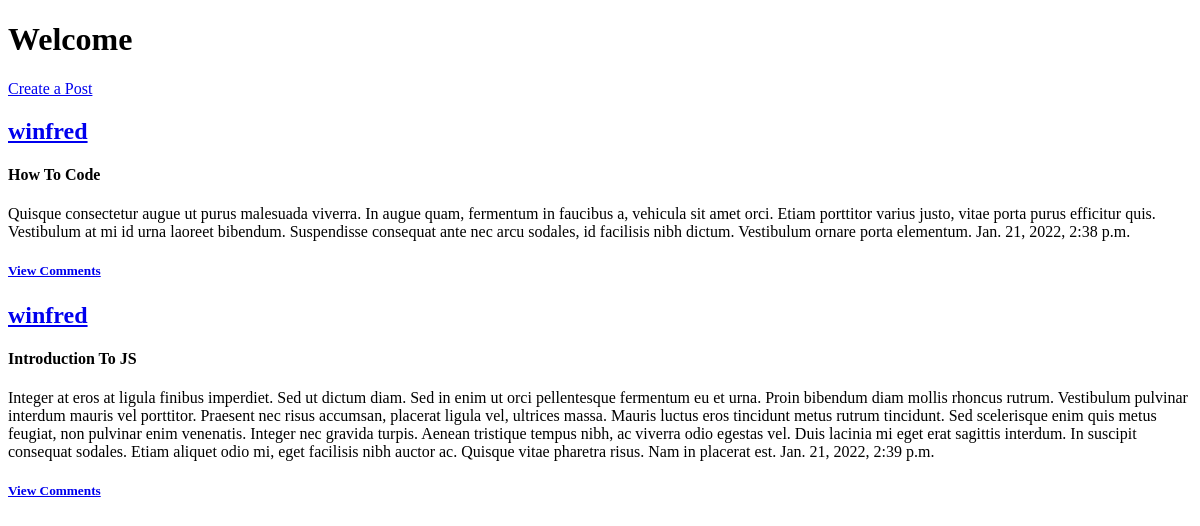
The app's page /, older data.
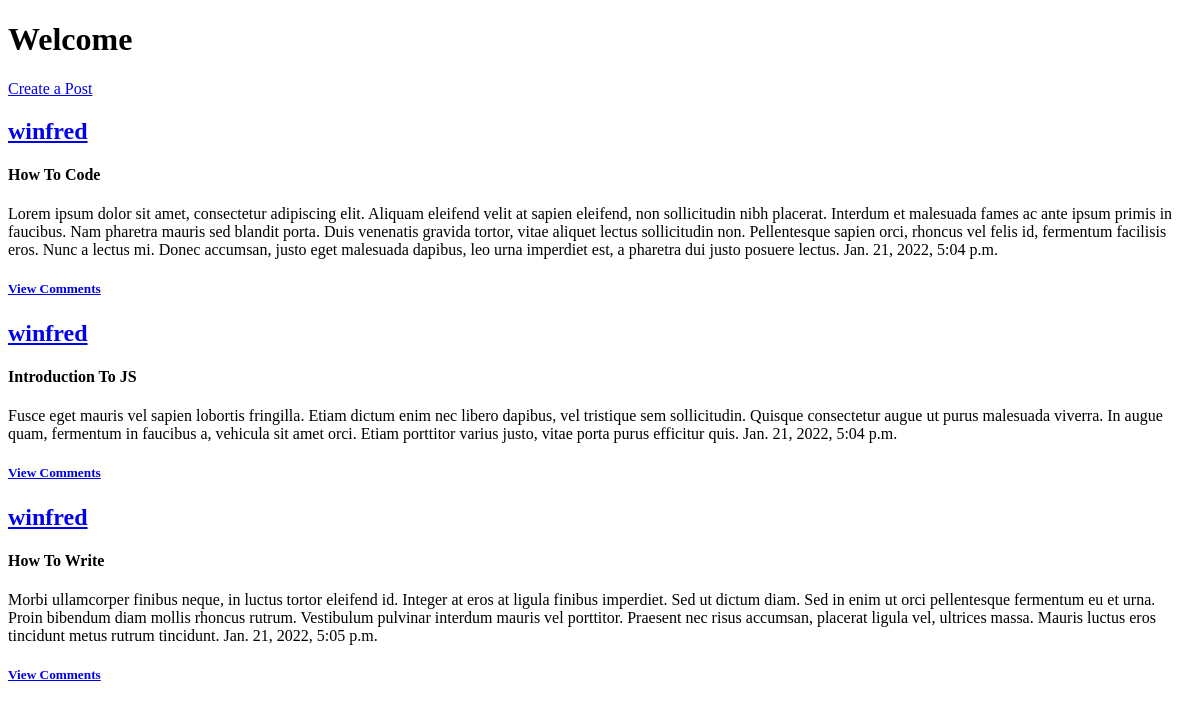
The same page, newer data.
### blog_posts/models.py (models this page shows, shortened)
class Post(models.Model):
    title = models.CharField(max_length=100)
    content = models.TextField()
    date_posted = models.DateTimeField(default=timezone.now)
    author = models.ForeignKey(User, on_delete=models.CASCADE)

### blog_posts/views.py (the view)
# urls.py: path('', views.index, name='index'),
def index(request):
    posts = Post.objects.all()
    context = {
        'posts':posts
    }
    return render(request, 'blog_posts/index.html',context)

### blog_posts/templates/blog_posts/index.html (shortened to what this page needs)
<!DOCTYPE html>
<html lang="en">
<head>
</head>
<body>
    <h1>Welcome</h1>
    <a href='{% url 'create'  %}'>Create a Post</a></h5>
    {% for post in posts %}
    <h2><a href='{% url 'detail' post.id %}'>{{post.author}}</a></h2>
    <h4>{{post.title}}</h4>
    <p>{{post.content}}              {{post.date_posted}}</p>
    <h5><a href='{% url 'comment' post.id %}'>View Comments</a></h5>
    {% endfor %}
</body>
</html>

Row changes from the older to the newer data that the page shows:
removed Post: author "winfred", title "Introduction To JS", content "Integer at eros at ligula finibus imperdiet. Sed ut dictum diam. Sed in enim ut orci pellentesque fermentum eu et urna. Proin bibendum diam mollis rhoncus rutrum. Vestibulum pulvinar interdum mauris vel porttitor. Praesent nec risus accumsan, placerat ligula vel, ultrices massa. Mauris luctus eros tincidunt metus rutrum tincidunt. Sed scelerisque enim quis metus feugiat, non pulvinar enim venenatis. Integer nec gravida turpis. Aenean tristique tempus nibh, ac viverra odio egestas vel. Duis lacinia mi eget erat sagittis interdum. In suscipit consequat sodales. Etiam aliquet odio mi, eget facilisis nibh auctor ac. Quisque vitae pharetra risus. Nam in placerat est.", date_posted "Jan. 21, 2022, 2:39 p.m."
added Post: author "winfred", title "How To Code", content "Lorem ipsum dolor sit amet, consectetur adipiscing elit. Aliquam eleifend velit at sapien eleifend, non sollicitudin nibh placerat. Interdum et malesuada fames ac ante ipsum primis in faucibus. Nam pharetra mauris sed blandit porta. Duis venenatis gravida tortor, vitae aliquet lectus sollicitudin non. Pellentesque sapien orci, rhoncus vel felis id, fermentum facilisis eros. Nunc a lectus mi. Donec accumsan, justo eget malesuada dapibus, leo urna imperdiet est, a pharetra dui justo posuere lectus.", date_posted "Jan. 21, 2022, 5:04 p.m."
added Post: author "winfred", title "Introduction To JS", content "Fusce eget mauris vel sapien lobortis fringilla. Etiam dictum enim nec libero dapibus, vel tristique sem sollicitudin. Quisque consectetur augue ut purus malesuada viverra. In augue quam, fermentum in faucibus a, vehicula sit amet orci. Etiam porttitor varius justo, vitae porta purus efficitur quis.", date_posted "Jan. 21, 2022, 5:04 p.m."
changed Post: title "How To Code" → "How To Write"; content "Quisque consectetur augue ut purus malesuada viverra. In augue quam, fermentum in faucibus a, vehicula sit amet orci. Etiam porttitor varius justo, vitae porta purus efficitur quis. Vestibulum at mi id urna laoreet bibendum. Suspendisse consequat ante nec arcu sodales, id facilisis nibh dictum. Vestibulum ornare porta elementum." → "Morbi ullamcorper finibus neque, in luctus tortor eleifend id. Integer at eros at ligula finibus imperdiet. Sed ut dictum diam. Sed in enim ut orci pellentesque fermentum eu et urna. Proin bibendum diam mollis rhoncus rutrum. Vestibulum pulvinar interdum mauris vel porttitor. Praesent nec risus accumsan, placerat ligula vel, ultrices massa. Mauris luctus eros tincidunt metus rutrum tincidunt."; date_posted "Jan. 21, 2022, 2:38 p.m." → "Jan. 21, 2022, 5:05 p.m."
